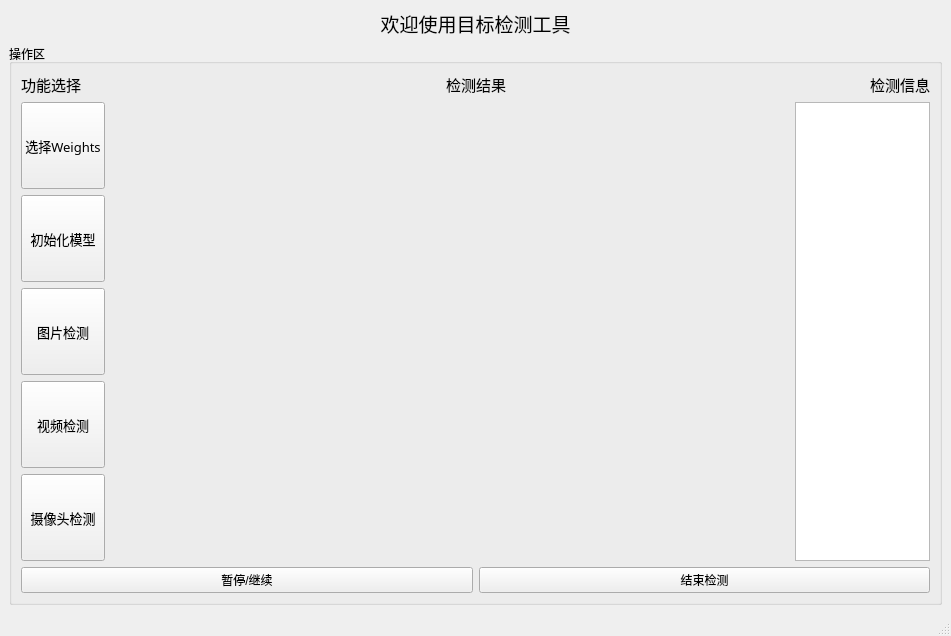
<?xml version="1.0" encoding="UTF-8"?>
<ui version="4.0">
 <class>MainWindow</class>
 <widget class="QMainWindow" name="MainWindow">
  <property name="geometry">
   <rect>
    <x>0</x>
    <y>0</y>
    <width>951</width>
    <height>636</height>
   </rect>
  </property>
  <property name="windowTitle">
   <string>目标检测工具</string>
  </property>
  <property name="windowIcon">
   <iconset>
    <normaloff>../../ui_img/icon.jpg</normaloff>../../ui_img/icon.jpg</iconset>
  </property>
  <widget class="QWidget" name="centralwidget">
   <property name="enabled">
    <bool>true</bool>
   </property>
   <property name="sizePolicy">
    <sizepolicy hsizetype="Preferred" vsizetype="Fixed">
     <horstretch>0</horstretch>
     <verstretch>0</verstretch>
    </sizepolicy>
   </property>
   <layout class="QVBoxLayout" name="verticalLayout_4" stretch="0,0">
    <item>
     <widget class="QLabel" name="label_5">
      <property name="font">
       <font>
        <family>Adobe Devanagari</family>
        <pointsize>14</pointsize>
       </font>
      </property>
      <property name="text">
       <string>欢迎使用目标检测工具</string>
      </property>
      <property name="alignment">
       <set>Qt::AlignCenter</set>
      </property>
     </widget>
    </item>
    <item>
     <widget class="QGroupBox" name="groupBox_2">
      <property name="title">
       <string>操作区</string>
      </property>
      <layout class="QVBoxLayout" name="verticalLayout_3">
       <item>
        <layout class="QHBoxLayout" name="horizontalLayout_4" stretch="1,4,1">
         <item>
          <widget class="QLabel" name="label_2">
           <property name="sizePolicy">
            <sizepolicy hsizetype="Minimum" vsizetype="Fixed">
             <horstretch>0</horstretch>
             <verstretch>0</verstretch>
            </sizepolicy>
           </property>
           <property name="maximumSize">
            <size>
             <width>1677215</width>
             <height>16777215</height>
            </size>
           </property>
           <property name="font">
            <font>
             <family>Adobe Devanagari</family>
             <pointsize>11</pointsize>
            </font>
           </property>
           <property name="text">
            <string>功能选择</string>
           </property>
           <property name="alignment">
            <set>Qt::AlignLeading|Qt::AlignLeft|Qt::AlignVCenter</set>
           </property>
          </widget>
         </item>
         <item>
          <widget class="QLabel" name="label_3">
           <property name="sizePolicy">
            <sizepolicy hsizetype="Minimum" vsizetype="Fixed">
             <horstretch>0</horstretch>
             <verstretch>0</verstretch>
            </sizepolicy>
           </property>
           <property name="maximumSize">
            <size>
             <width>1677215</width>
             <height>16777215</height>
            </size>
           </property>
           <property name="font">
            <font>
             <family>Adobe Devanagari</family>
             <pointsize>11</pointsize>
            </font>
           </property>
           <property name="text">
            <string>检测结果</string>
           </property>
           <property name="alignment">
            <set>Qt::AlignCenter</set>
           </property>
          </widget>
         </item>
         <item>
          <widget class="QLabel" name="label_4">
           <property name="sizePolicy">
            <sizepolicy hsizetype="Minimum" vsizetype="Fixed">
             <horstretch>0</horstretch>
             <verstretch>0</verstretch>
            </sizepolicy>
           </property>
           <property name="maximumSize">
            <size>
             <width>1677215</width>
             <height>16777215</height>
            </size>
           </property>
           <property name="font">
            <font>
             <family>Adobe Devanagari</family>
             <pointsize>11</pointsize>
            </font>
           </property>
           <property name="text">
            <string>检测信息</string>
           </property>
           <property name="alignment">
            <set>Qt::AlignRight|Qt::AlignTrailing|Qt::AlignVCenter</set>
           </property>
          </widget>
         </item>
        </layout>
       </item>
       <item>
        <layout class="QHBoxLayout" name="horizontalLayout_3" stretch="1,11">
         <item>
          <layout class="QVBoxLayout" name="verticalLayout">
           <item>
            <widget class="QPushButton" name="pushButton_weights">
             <property name="sizePolicy">
              <sizepolicy hsizetype="Minimum" vsizetype="Preferred">
               <horstretch>0</horstretch>
               <verstretch>0</verstretch>
              </sizepolicy>
             </property>
             <property name="font">
              <font>
               <family>Adobe Devanagari</family>
               <pointsize>10</pointsize>
              </font>
             </property>
             <property name="text">
              <string>选择Weights</string>
             </property>
            </widget>
           </item>
           <item>
            <widget class="QPushButton" name="pushButton_init">
             <property name="sizePolicy">
              <sizepolicy hsizetype="Minimum" vsizetype="Preferred">
               <horstretch>0</horstretch>
               <verstretch>0</verstretch>
              </sizepolicy>
             </property>
             <property name="font">
              <font>
               <family>Adobe Devanagari</family>
               <pointsize>10</pointsize>
              </font>
             </property>
             <property name="text">
              <string>初始化模型</string>
             </property>
            </widget>
           </item>
           <item>
            <widget class="QPushButton" name="pushButton_img">
             <property name="sizePolicy">
              <sizepolicy hsizetype="Minimum" vsizetype="Preferred">
               <horstretch>0</horstretch>
               <verstretch>0</verstretch>
              </sizepolicy>
             </property>
             <property name="font">
              <font>
               <family>Adobe Devanagari</family>
               <pointsize>10</pointsize>
              </font>
             </property>
             <property name="text">
              <string>图片检测</string>
             </property>
            </widget>
           </item>
           <item>
            <widget class="QPushButton" name="pushButton_video">
             <property name="sizePolicy">
              <sizepolicy hsizetype="Minimum" vsizetype="Preferred">
               <horstretch>0</horstretch>
               <verstretch>0</verstretch>
              </sizepolicy>
             </property>
             <property name="font">
              <font>
               <family>Adobe Devanagari</family>
               <pointsize>10</pointsize>
              </font>
             </property>
             <property name="text">
              <string>视频检测</string>
             </property>
            </widget>
           </item>
           <item>
            <widget class="QPushButton" name="pushButton_camer">
             <property name="sizePolicy">
              <sizepolicy hsizetype="Minimum" vsizetype="Preferred">
               <horstretch>0</horstretch>
               <verstretch>0</verstretch>
              </sizepolicy>
             </property>
             <property name="font">
              <font>
               <family>Adobe Devanagari</family>
               <pointsize>10</pointsize>
              </font>
             </property>
             <property name="text">
              <string>摄像头检测</string>
             </property>
            </widget>
           </item>
          </layout>
         </item>
         <item>
          <layout class="QHBoxLayout" name="horizontalLayout_2" stretch="5,1">
           <item>
            <widget class="QLabel" name="label">
             <property name="text">
              <string/>
             </property>
            </widget>
           </item>
           <item>
            <widget class="QTextBrowser" name="textBrowser"/>
           </item>
          </layout>
         </item>
        </layout>
       </item>
       <item>
        <layout class="QHBoxLayout" name="horizontalLayout">
         <item>
          <widget class="QPushButton" name="pushButton_stop">
           <property name="text">
            <string>暂停/继续</string>
           </property>
          </widget>
         </item>
         <item>
          <widget class="QPushButton" name="pushButton_finish">
           <property name="text">
            <string>结束检测</string>
           </property>
          </widget>
         </item>
        </layout>
       </item>
      </layout>
     </widget>
    </item>
   </layout>
  </widget>
  <widget class="QStatusBar" name="statusbar"/>
 </widget>
 <resources/>
 <connections/>
</ui>
